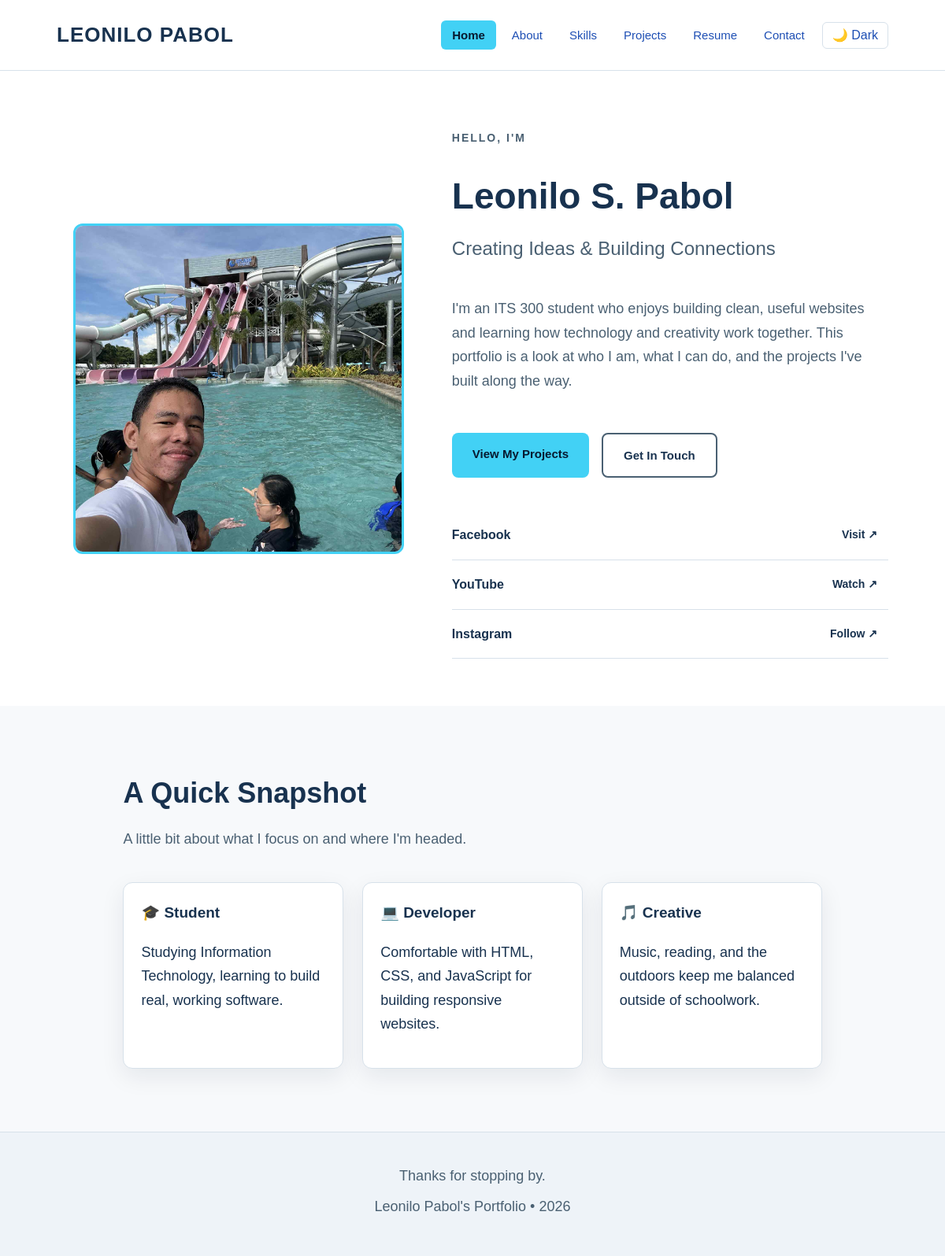
The page / on the database its author committed.
### tables this page shows
CREATE TABLE `settings` (
  `id` tinyint(3) unsigned NOT NULL DEFAULT 1,
  `website_title` varchar(150) NOT NULL DEFAULT 'Leonilo Pabol',
  `logo_path` varchar(255) DEFAULT NULL,
  `appearance_color` char(7) NOT NULL DEFAULT '#e8c61f',
  PRIMARY KEY (`id`)
);

CREATE TABLE `profile` (
  `id` int(11) NOT NULL AUTO_INCREMENT,
  `full_name` varchar(100) NOT NULL,
  `tagline` varchar(150) NOT NULL,
  `introduction` text NOT NULL,
  `email` varchar(254) DEFAULT NULL,
  `phone_number` varchar(50) DEFAULT NULL,
  `location` varchar(150) DEFAULT NULL,
  `profile_image` varchar(255) DEFAULT NULL,
  `facebook_url` varchar(255) DEFAULT NULL,
  `youtube_url` varchar(255) DEFAULT NULL,
  `instagram_url` varchar(255) DEFAULT NULL,
  `updated_at` timestamp NOT NULL DEFAULT current_timestamp() ON UPDATE current_timestamp(),
  PRIMARY KEY (`id`)
);

### includes/site_settings.php (called while the page is built, shortened)
<?php
function isSafeHttpUrl(string $url): bool {
    $parts = parse_url($url);
    return is_array($parts) &&
        isset($parts["scheme"], $parts["host"]) &&
        in_array(strtolower($parts["scheme"]), ["http", "https"], true) &&
        !isset($parts["user"]) &&
        !isset($parts["pass"]);
}
function validateWebsiteLogoPath(string $path): bool {
    if ($path === "") {
        return true;
    }
    return !preg_match('#(^|/)\.\.?(/|$)#', $path);
}
function getWebsiteSettings(PDO $pdo): array {
    $defaults = [
        "website_title" => "Leonilo Pabol",
        "logo_path" => "",
        "appearance_color" => "#e8c61f"
    ];
    try {
        $stmt = $pdo->prepare(
            "SELECT website_title, logo_path, appearance_color
             FROM settings
             WHERE id = ?"
        );
        $stmt->execute([1]);
        $settings = $stmt->fetch();
    } catch (Throwable $error) {
        return $defaults;
    }
    $websiteTitle = trim((string) ($settings["website_title"] ?? ""));
    $logoPath = trim((string) ($settings["logo_path"] ?? ""));
    $appearanceColor = (string) ($settings["appearance_color"] ?? "");
    return [
        "website_title" => $websiteTitle !== "" ? $websiteTitle : $defaults["website_title"],
        "logo_path" => validateWebsiteLogoPath($logoPath) ? $logoPath : "",
        "appearance_color" => preg_match('/^#[0-9A-Fa-f]{6}$/D', $appearanceColor)
            ? $appearanceColor
            : $defaults["appearance_color"]
    ];
}

### index.php (the view, shortened to what this page needs)
<?php
require_once __DIR__ . '/includes/db.php';
require_once __DIR__ . '/includes/site_settings.php';
$websiteSettings = getWebsiteSettings($pdo);
$stmt = $pdo->query("SELECT * FROM profile LIMIT 1");
$profile = $stmt->fetch();
?>
<!DOCTYPE html>
<html lang="en">
<head>
<link rel="stylesheet" href="css/style.css">
</head>
<body>
<header>
  <a href="index.php" class="brand"><?php if ($websiteSettings['logo_path'] !== ''): ?><img src="<?= htmlspecialchars($websiteSettings['logo_path'], ENT_QUOTES, 'UTF-8') ?>" alt="<?= htmlspecialchars($websiteSettings['website_title'], ENT_QUOTES, 'UTF-8') ?>" style="max-height:52px;max-width:220px;width:auto;object-fit:contain;"><?php else: ?><?= htmlspecialchars(strtoupper($websiteSettings['website_title']), ENT_QUOTES, 'UTF-8') ?><?php endif; ?></a>
  <div class="navbar">
    <ul class="nav-links">
      <li><a href="index.php">Home</a></li>
      <li><a href="about.html">About</a></li>
      <li><a href="skills.php">Skills</a></li>
      <li><a href="projects.php">Projects</a></li>      <li><a href="resume.php">Resume</a></li>
      <li><a href="contact.php">Contact</a></li>
    </ul>
    <button class="theme-toggle" aria-label="Toggle dark mode">🌙 Dark</button>
  </div>
</header>
<section class="intro">
  <div class="profilepic">
    <img src="<?= htmlspecialchars($profile['profile_image'], ENT_QUOTES, 'UTF-8') ?>"
     alt="Photo of Leonilo S. Pabol"
         onerror="this.outerHTML='<div class=&quot;placeholder-photo&quot;>Add your photo at<br>images/leonilo.jpg</div>'">
  </div>
  <div class="text-column">
    <p class="eyebrow">Hello, I'm</p>
<h1 class="big-name">
    <?= htmlspecialchars($profile['full_name'], ENT_QUOTES, 'UTF-8') ?>
</h1>
    <h2 class="big-tagline">
    <?= htmlspecialchars($profile['tagline'], ENT_QUOTES, 'UTF-8') ?>
</h2>
    <p class="lead">
    <?= htmlspecialchars($profile['introduction'], ENT_QUOTES, 'UTF-8') ?>
</p>
    <div class="cta-row">
<a href="projects.php" class="btn btn-primary">View My Projects</a>         <a href="contact.php" class="btn btn-outline">Get In Touch</a>
    </div>
    <div class="link-list" style="margin-top:20px;">
<?php if (isSafeHttpUrl((string) ($profile['facebook_url'] ?? ''))): ?>
      <div class="link-row"><span>Facebook</span><a href="<?= htmlspecialchars($profile['facebook_url'], ENT_QUOTES, 'UTF-8') ?>" target="_blank" rel="noopener">Visit ↗</a></div>
<?php endif; ?>
<?php if (isSafeHttpUrl((string) ($profile['youtube_url'] ?? ''))): ?>
      <div class="link-row"><span>YouTube</span><a href="<?= htmlspecialchars($profile['youtube_url'], ENT_QUOTES, 'UTF-8') ?>" target="_blank" rel="noopener">Watch ↗</a></div>
<?php endif; ?>
<?php if (isSafeHttpUrl((string) ($profile['instagram_url'] ?? ''))): ?>
      <div class="link-row"><span>Instagram</span><a href="<?= htmlspecialchars($profile['instagram_url'], ENT_QUOTES, 'UTF-8') ?>" target="_blank" rel="noopener">Follow ↗</a></div>
<?php endif; ?>
    </div>
  </div>
</section>
<section class="section">
  <div class="wrap">
    <h2 class="section-title">A Quick Snapshot</h2>
    <p class="section-sub">A little bit about what I focus on and where I'm headed.</p>
    <div class="skills-grid">
      <div class="skill-card">
        <h3>🎓 Student</h3>
        <p>Studying Information Technology, learning to build real, working software.</p>
      </div>
      <div class="skill-card">
        <h3>💻 Developer</h3>
        <p>Comfortable with HTML, CSS, and JavaScript for building responsive websites.</p>
      </div>
      <div class="skill-card">
        <h3>🎵 Creative</h3>
        <p>Music, reading, and the outdoors keep me balanced outside of schoolwork.</p>
      </div>
    </div>
  </div>
</section>
<footer>
  <p>Thanks for stopping by.</p>
  <p>Leonilo Pabol's Portfolio • <span id="year"></span></p>
</footer>
</body>
</html>

### rows shown on the page
settings: website_title "LEONILO PABOL"
profile: profile_image (picture), full_name "Leonilo S. Pabol", tagline "Creating Ideas & Building Connections", introduction "I'm an ITS 300 student who enjoys building clean, useful websites and learning how technology and creativity work together. This portfolio is a look at who I am, what I can do, and the projects I've built along the way."
